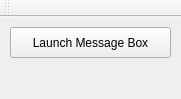
<?xml version="1.0" encoding="UTF-8"?>
<ui version="4.0">
 <class>MainWindow</class>
 <widget class="QMainWindow" name="MainWindow">
  <property name="geometry">
   <rect>
    <x>0</x>
    <y>0</y>
    <width>181</width>
    <height>99</height>
   </rect>
  </property>
  <property name="windowTitle">
   <string>Box Launcher</string>
  </property>
  <widget class="QWidget" name="centralWidget">
   <widget class="QPushButton" name="pushButton">
    <property name="geometry">
     <rect>
      <x>10</x>
      <y>10</y>
      <width>161</width>
      <height>31</height>
     </rect>
    </property>
    <property name="text">
     <string>Launch Message Box</string>
    </property>
   </widget>
  </widget>
  <widget class="QMenuBar" name="menuBar">
   <property name="geometry">
    <rect>
     <x>0</x>
     <y>0</y>
     <width>181</width>
     <height>19</height>
    </rect>
   </property>
  </widget>
  <widget class="QToolBar" name="mainToolBar">
   <attribute name="toolBarArea">
    <enum>TopToolBarArea</enum>
   </attribute>
   <attribute name="toolBarBreak">
    <bool>false</bool>
   </attribute>
  </widget>
 </widget>
 <layoutdefault spacing="6" margin="11"/>
 <resources/>
 <connections/>
</ui>
